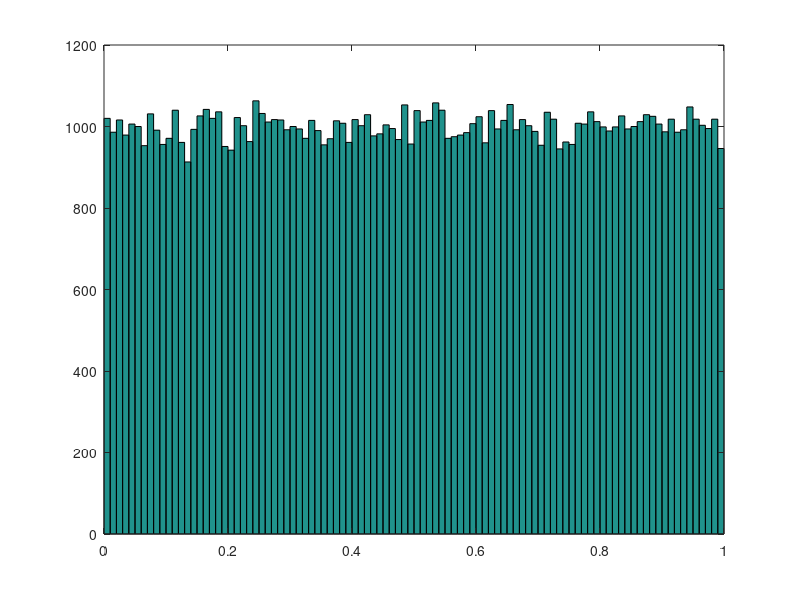

Recreate this plot in MATLAB. (Note: this script raises an error after producing the figure.)
%% extra

N = 1e5
x = rand(N,1)

hist(x,100);

[counts, centers] = hist(x,100);

stem(centers,p);

%% Outra solucao

M=[T-eye(2)];
ones(1,2);

x=[0 0 1]';

u=M\x;
disp(u);